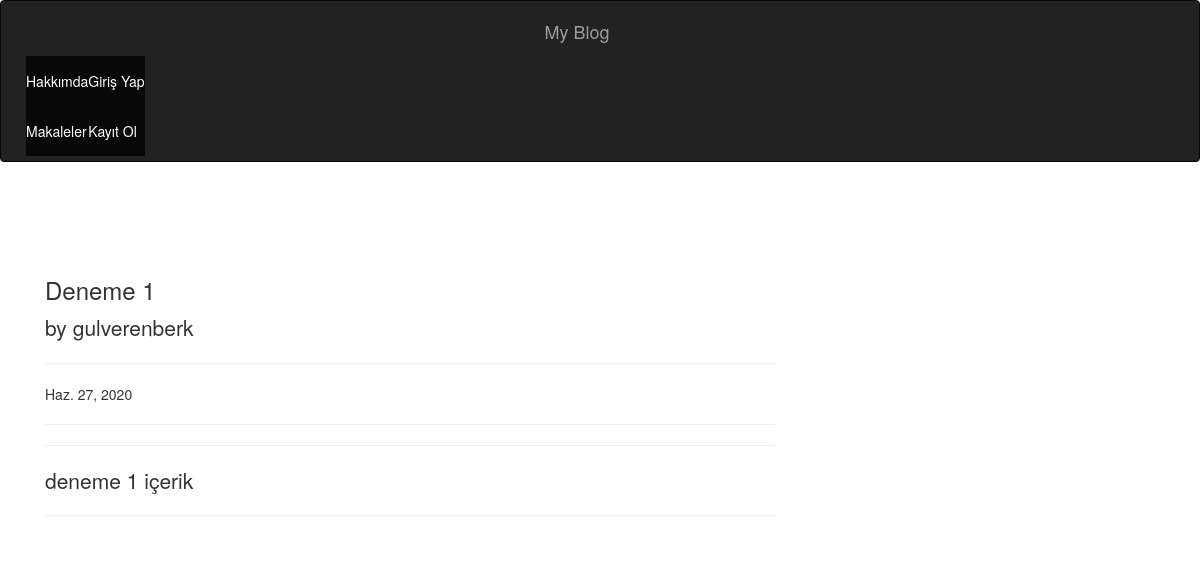
The app's page /articles/article/1 with its own data.
### article/models.py (models this page shows, shortened)
class Article(models.Model):
    author = models.ForeignKey("auth.User",on_delete = models.CASCADE,verbose_name = "Yazar" )
    title = models.CharField(max_length= 50, verbose_name = "Başlık")
    content = models.TextField(verbose_name = "İçerik")
    created_date = models.DateField(auto_now_add=True,verbose_name = "Oluşturulma Tarihi")

### article/views.py (the view)
# urls.py: path('article/<int:id>',views.detail,name = "detail"),
def detail(request,id):
    article = get_object_or_404(Article,id = id )
    return render(request,"detail.html",{"article":article})

### templates/detail.html
{% extends "layout.html" %}
{% block body %}
<div class="row">
      <div class="col-lg-8">
        <h3 class="mt-4">{{article.title}}</h3>
        <p class="lead">
          by
          {{article.author.username}}
        </p>
        <hr>
        <p>{{article.created_date}}</p>
        <hr>
        <hr>
        <p class="lead">
            {{article.content}}
        </p>
        <hr>
            </div>
        </div>
    </div>
{% endblock body %}

### records on screen
Article: title "Deneme 1", author.username "gulverenberk", created_date "Haz. 27, 2020", content "deneme 1 içerik"
